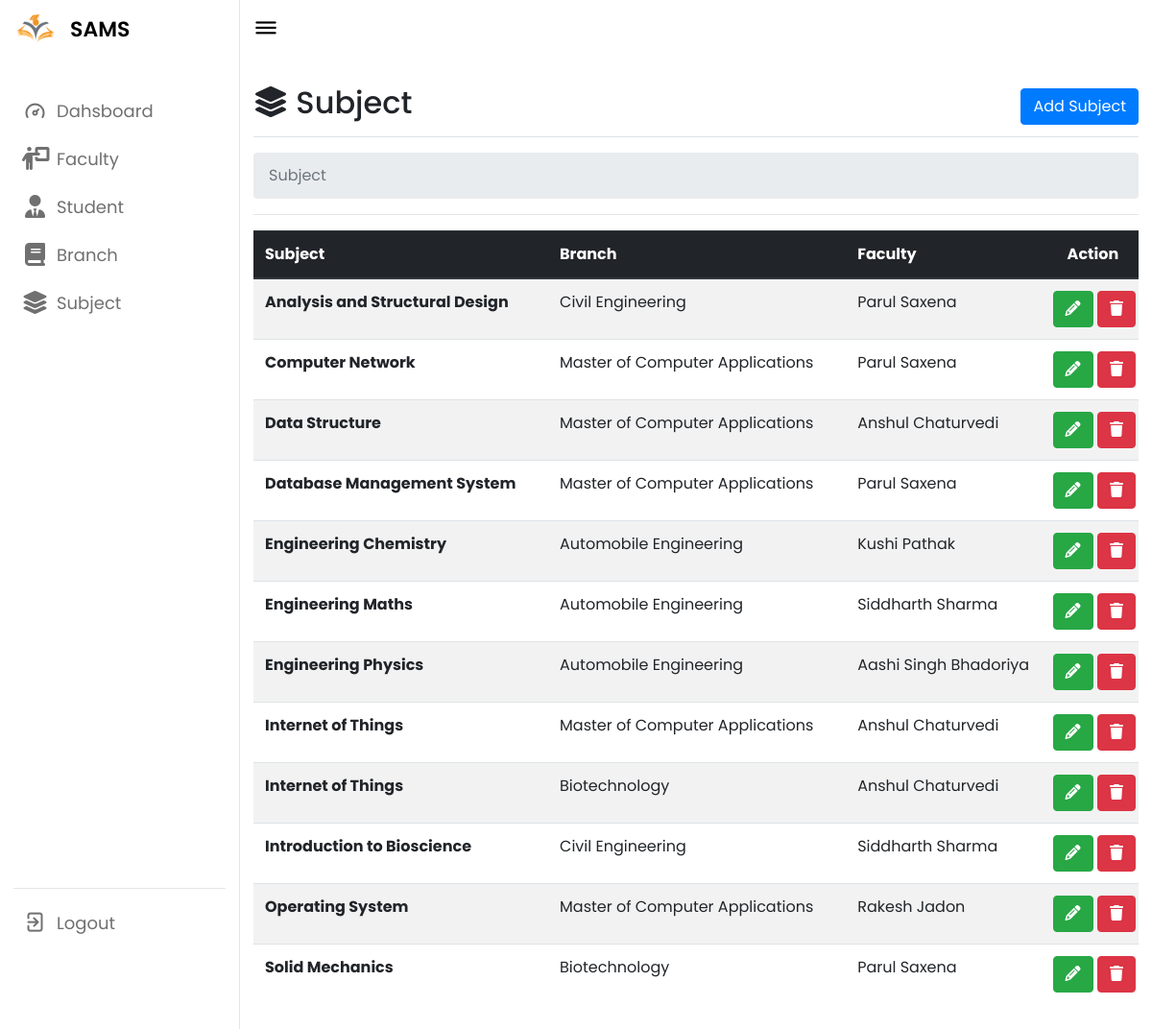
Page /admin/subject.php (signed in) on the committed database.
### tables this page shows
CREATE TABLE `subject` (
  `subid` int(11) NOT NULL,
  `subname` varchar(40) NOT NULL,
  `bid` int(11) NOT NULL,
  `fid` int(11) NOT NULL
);

CREATE TABLE `branch` (
  `bid` int(11) NOT NULL,
  `bname` varchar(40) NOT NULL
);

CREATE TABLE `faculty` (
  `fid` int(11) NOT NULL,
  `fname` varchar(40) NOT NULL,
  `fgender` varchar(6) NOT NULL,
  `fmobile` bigint(11) NOT NULL,
  `fdob` date NOT NULL,
  `faddress` varchar(50) NOT NULL,
  `type` varchar(15) NOT NULL,
  `femail` varchar(40) NOT NULL,
  `fpassword` varchar(64) NOT NULL
);

### admin/subject.php (the view, shortened to what this page needs)
<?php
include("connection/conn.php");
include("include/header.php");
?>
<div class="d-flex justify-content-between flex-wrap flex-md-nowrap align-items-center pb-2 mb-3 border-bottom">
  <h1 class="h2"><i class="fa-solid fa-layer-group"></i> Subject</h1>
  <div class="btn-toolbar mb-2 mb-md-0">
    <a class="btn btn-primary" href="addsubject.php">Add Subject</a>
  </div>
</div>
<div aria-label="breadcrumb">
  <ol class="breadcrumb">
    <li class="breadcrumb-item active" aria-current="page">Subject</li>
  </ol>
</div>
<hr>
<table class="table table-striped">
  <thead class="thead-dark">
    <tr>
      <th scope="col">Subject</th>
      <th scope="col">Branch</th>
      <th scope="col">Faculty</th>
      <th scope="col">Action</th>
    </tr>
  </thead>
  <tbody>
    <?php
    $sql = mysqli_query($conn, "SELECT * FROM subject LEFT JOIN branch ON subject.bid=branch.bid LEFT JOIN faculty ON subject.fid=faculty.fid ORDER BY subname");
    $total = mysqli_num_rows($sql);
    if ($total > 0)
      while ($row = mysqli_fetch_assoc($sql)) {
    ?>
      <tr>
        <th scope="row"><?php echo $row['subname']; ?></td>
        <td><?php echo $row['bname']; ?></td>
        <td><?php echo $row['fname']; ?></td>
        <td>
          <div class="row">
            <div class="">
              <a href="editsubject.php?edit=<?php echo $row['subid'];?>" class="btn btn-success"><span class="fa fa-pencil"></span></a>
              <a href="deletesubject.php?delete=<?php echo $row['subid'];?>" class="btn btn-danger"><span class="fa fa-trash"></span></a>
            </div>
          </div>
        </td>
      </tr>
    <?php } ?>
  </tbody>
</table>
</body>
</html>

### admin/css/style.css (style rules this page uses)
* { margin: 0; padding: 0; box-sizing: border-box; font-family: "Poppins", sans-serif; }
:root { --primary-color: #0e4bf1; --panel-color: #fff; --text-color: #000; --black-light-color: #707070; --border-color: #e6e5e5; --toggle-color: #ddd; --box1-color: #4da3ff; --box2-color: #ffe6ac; --box3-color: #e7d1fc; --title-icon-color: #fff; --tran-05: all 0.5s ease; --tran-03: all 0.3s ease; --tran-03: all 0.2s ease; }
body { min-height: 100vh; background-color: var(--primary-color); }
.btn { background-color: DodgerBlue; border: none; color: white; padding: 12px 16px; font-size: 16px; cursor: pointer; }
.row { margin-right: -15px; margin-left: -15px; }
.row:before, .row:after { display: table; content: " "; }
.row:after { clear: both; }

### rows in the picture
subject: subname "Analysis and Structural Design", bid.bname "Civil Engineering", fid.fname "Parul Saxena"
subject: subname "Computer Network", bid.bname "Master of Computer Applications", fid.fname "Parul Saxena"
subject: subname "Data Structure", bid.bname "Master of Computer Applications", fid.fname "Anshul Chaturvedi"
subject: subname "Database Management System", bid.bname "Master of Computer Applications", fid.fname "Parul Saxena"
subject: subname "Engineering Chemistry", bid.bname "Automobile Engineering", fid.fname "Kushi Pathak"
subject: subname "Engineering Maths", bid.bname "Automobile Engineering", fid.fname "Siddharth Sharma"
subject: subname "Engineering Physics", bid.bname "Automobile Engineering", fid.fname "Aashi Singh Bhadoriya"
subject: subname "Internet of Things", bid.bname "Master of Computer Applications", fid.fname "Anshul Chaturvedi"
subject: subname "Internet of Things", bid.bname "Biotechnology", fid.fname "Anshul Chaturvedi"
subject: subname "Introduction to Bioscience", bid.bname "Civil Engineering", fid.fname "Siddharth Sharma"
subject: subname "Operating System", bid.bname "Master of Computer Applications", fid.fname "Rakesh Jadon"
subject: subname "Solid Mechanics", bid.bname "Biotechnology", fid.fname "Parul Saxena"
